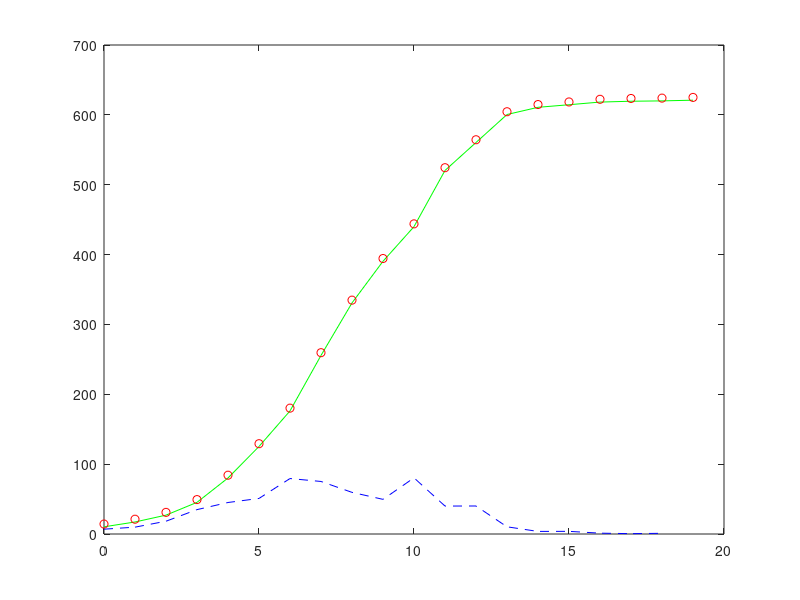

Source code (MATLAB):
clear all; close all; clc;
n = [0 1 2 3 4 5 6 7 8 9 10 11 12 13 14 15 16 17 18 19]
n1 = [0 1 2 3 4 5 6 7 8 9 10 11 12 13 14 15 16 17 18]
an= [10.3 17.2 27 45.3 80.2 125.3 176.2 255.6 330.8 390.4 440 520.4 560.4 600.5 610.8 614.5 618.3 619.5 620 621];

#plotting change in population in the same graph

# calculating the change in population
for i = 1:19
  an2(i) = an(i+1) - an(i)
end

# plotting the actual population vs days
plot(n,an,'g-');
hold on;
# plotting change in population vs days
plot(n1, an2,'b--');

# find b and write the logistic equation
# an+1 − an = b(c − an)an.
# y is the change = an2
# x is (c-an)an
c = 621;
for j= 1: (length(an)-1)
  x(j) = (c-an(j))*an(j);
end
p = polyfit(x, an2,1) # calculating the equation
# finding the b based on the m

#The function polyfit fits a polynomial of a specified degree to the given data
#points and returns the coefficients of the polynomial. The last argument, 1,
#specifies that a first-degree polynomial (a straight line) is being fitted.

#Therefore, p will be a vector containing the coefficients of the fitted line.
#In this case, it will be a two-element vector representing the slope and intercept
# of the line.

# predicting the population for the next 19 hours based on the refined model
# calculating the new y values for x values
an3 = polyval(p,n);

for k = 1:length(an3)
  an4(k) = an3(k) + an(k);
end
plot(n,an4,'or');





